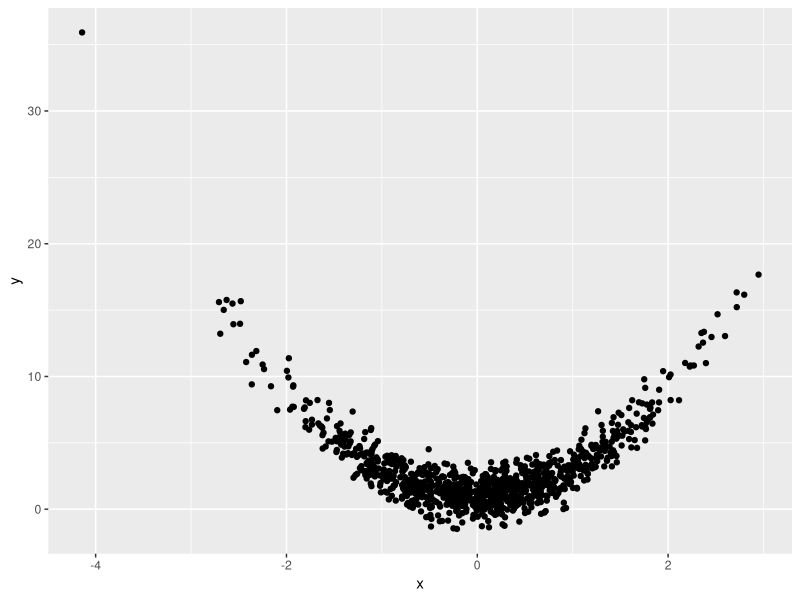
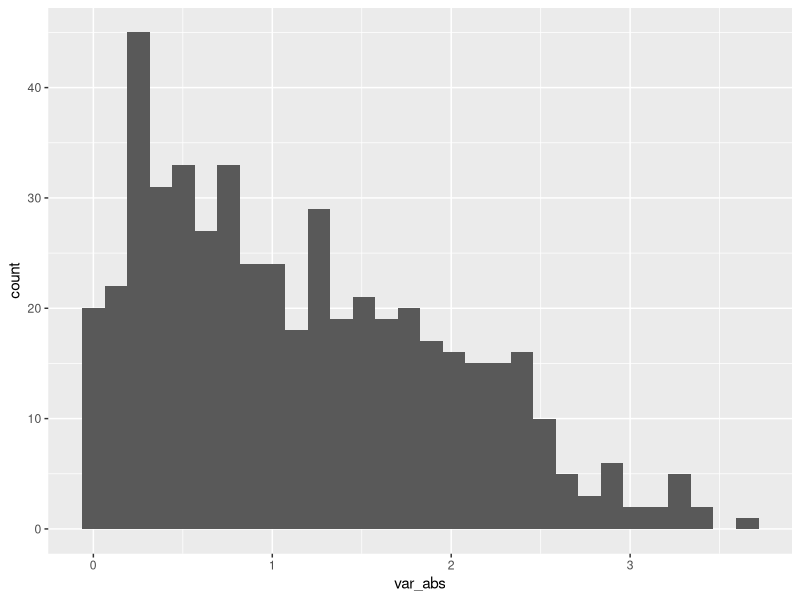

R code for these plots, in order:
## ---- chunk 1
library(tidyverse)
## ---- chunk 2
samp = rnorm(100)
length(samp)
## ---- chunk 3
plot_df = tibble(
  x = rnorm(1000),
  y = 1 + 2 * x^2 + rnorm(1000)
)
ggplot(plot_df,aes(x=x,y=y))+geom_point()
## ---- chunk 4
dt = tibble(
  var_numeric = rnorm(n=500,mean=1),
  var_logic = var_numeric>0,
  var_abs = abs(var_numeric)
)
ggplot(dt,aes(x=var_abs))+geom_histogram()
